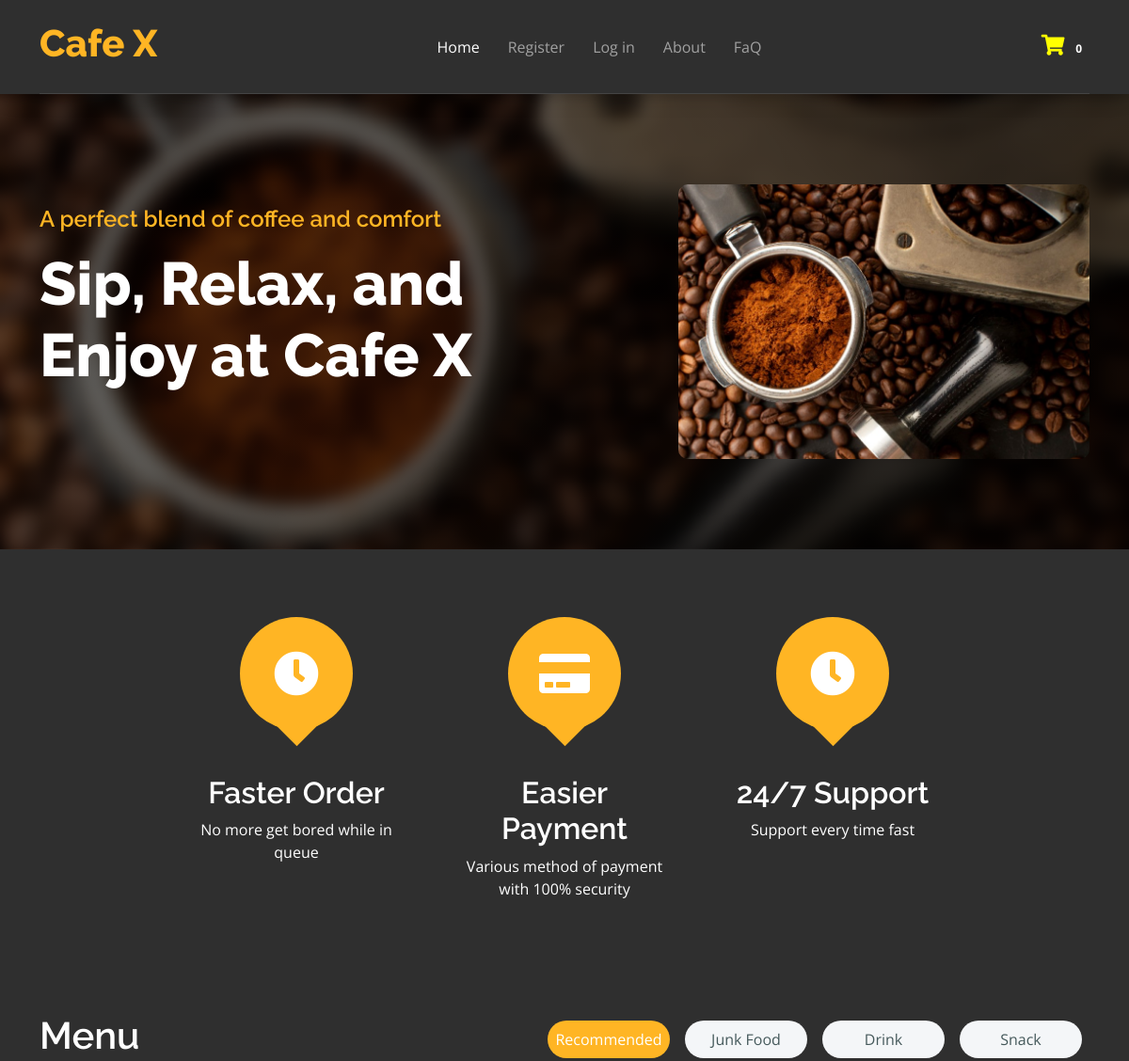
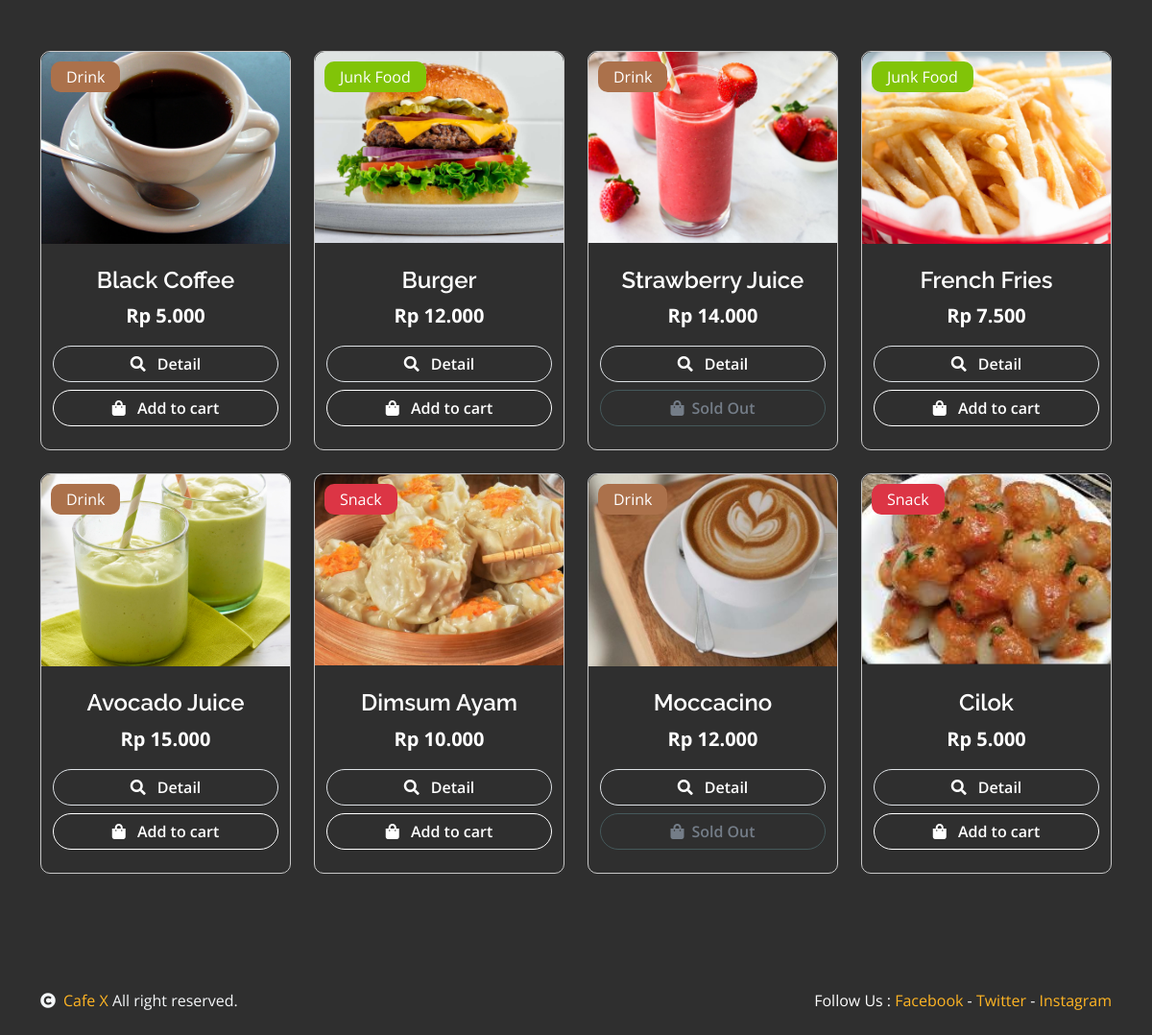
The page / on the database its author committed (2 pictures, top to bottom).
### tables this page shows
CREATE TABLE `produk` (
  `id` int(11) NOT NULL,
  `nama` varchar(128) NOT NULL,
  `kode` varchar(6) NOT NULL,
  `id_kategori` int(11) NOT NULL,
  `harga` int(6) NOT NULL,
  `stok` int(11) NOT NULL,
  `sold` int(11) NOT NULL,
  `image` varchar(256) DEFAULT NULL,
  `deskripsi` text DEFAULT NULL,
  `nama_kategori` varchar(255) DEFAULT NULL
);

CREATE TABLE `kategori` (
  `id` int(5) NOT NULL,
  `kategori` varchar(45) NOT NULL,
  `kode` varchar(2) NOT NULL
);

### application/controllers/Home.php (called while the page is built, shortened)
<?php
class Home extends CI_Controller{
    public function index(){
        $data = [
            'judul' => "Katalog Produk",
            'produk' => $this->ModelProduk->getProduk()->result(),
            'kategori' => $this->ModelProduk->getKategori()->result(),
            'produk_by_kategori' => array(
                'Makanan' => $this->ModelProduk->get_produk_by_kategori_id(1),
                'Minuman' => $this->ModelProduk->get_produk_by_kategori_id(2),
                'Snack' => $this->ModelProduk->get_produk_by_kategori_id(3)
            ),
        ];
        if ($this->session->userdata('email')) {
            $user = $this->ModelUser->cekData(['email' => $this->session->userdata('email')])->row_array();
            $data['user'] = $user['nama'];
            $this->load->view('templates/user/header-user', $data);
            $this->load->view('produk/katalog', $data);
            $this->load->view('templates/user/footer-user');
        } else {
            $data['user'] = 'Pengunjung';
            $this->load->view('templates/user/header-user', $data);
            $this->load->view('produk/katalog', $data);
            $this->load->view('templates/user/footer-user');
        }
    }
}
?>

### index.php (called while the page is built, shortened)
<?php
require_once BASEPATH.'core/CodeIgniter.php';

### application/models/ModelProduk.php (called while the page is built, shortened)
<?php
class ModelProduk extends CI_Model
{
    public function getProduk()
    {
        return $this->db->get('produk');
    }
    public function get_produk_by_kategori_id($id_kategori) {
        $this->db->select('*');
        $this->db->from('produk');
        $this->db->join('kategori', 'produk.id_kategori = kategori.id');
        $this->db->where('produk.id_kategori', $id_kategori);
        $this->db->order_by('produk.nama', 'ASC');
        $query = $this->db->get();
        return $query->result_array();
    }
    public function getKategori()
    {
        return $this->db->get('kategori');
    }
}

### application/helpers/cafe_helper.php (called while the page is built, shortened)
<?php
function uang($angka){
    $hasil_rupiah = "Rp " . number_format($angka,0,',','.');
    return $hasil_rupiah;
}

### application/views/produk/katalog.php (the view, shortened to what this page needs)
<body class="bg-dark-custom">
    <div class="container-fluid py-5 hero-header">
        <div class="container py-5">
            <div class="row g-5 align-items-center">
                <div class="col-md-12 col-lg-7">
                    <h4 class="mb-3 text-secondary">A perfect blend of coffee and comfort</h4>
                    <h1 class="mb-5 display-3 text-title">Sip, Relax, and Enjoy at Cafe X</h1>
                </div>
                <div class="col-md-12 col-lg-5">
                    <div id="carouselId" class="carousel slide position-relative" data-bs-ride="carousel">
                        <div class="carousel-inner" role="listbox">
                            <div class="carousel-item active rounded">
                                <img src="<?= base_url('assets/'); ?>customer/img/KOPI.jpg"
                                    class="img-fluid w-100 h-100 bg-secondary rounded" alt="First slide">
                            </div>
                        </div>
                    </div>
                </div>
            </div>
        </div>
    </div>
    <div class="container-fluid featurs">
        <div class="container py-5">
            <div class="row g-4 justify-content-center">
                <div class="col-md-6 col-lg-3">
                    <div class="featurs-item text-center rounded p-4">
                        <div class="featurs-icon btn-square rounded-circle bg-secondary mb-5 mx-auto">
                            <i class="fas fa-clock fa-3x text-white"></i>
                        </div>
                        <div class="featurs-content text-center">
                            <h2 class="text-white">Faster Order</h2>
                            <p class="mb-0">No more get bored while in queue</p>
                        </div>
                    </div>
                </div>
                <div class="col-md-6 col-lg-3">
                    <div class="featurs-item text-center rounded p-4">
                        <div class="featurs-icon btn-square rounded-circle bg-secondary mb-5 mx-auto">
                            <i class="fas fa-credit-card fa-3x text-white"></i>
                        </div>
                        <div class="featurs-content text-center">
                            <h2 class="text-white">Easier Payment</h2>
                            <p class="mb-0">Various method of payment with 100% security</p>
                        </div>
                    </div>
                </div>
                <div class="col-md-6 col-lg-3">
                    <div class="featurs-item text-center rounded p-4">
                        <div class="featurs-icon btn-square rounded-circle bg-secondary mb-5 mx-auto">
                            <i class="fa fa-clock fa-3x text-white"></i>
                        </div>
                        <div class="featurs-content text-center">
                            <h2 class="text-white">24/7 Support</h2>
                            <p class="mb-0">Support every time fast</p>
                        </div>
                    </div>
                </div>
            </div>
        </div>
    </div>
    <div class="container-fluid fruite pb-5 pt-0">
        <div class="container py-5">
            <div class="tab-class text-center">
                <div class="row g-4">
                    <div class="col-lg-4 text-start">
                        <h1 class="text-white">Menu</h1>
                    </div>
                    <div class="col-lg-8 text-end">
                        <ul class="nav nav-pills d-inline-flex text-center mb-5">
                            <li class="nav-item">
                                <a class="d-flex m-2 py-2 bg-light rounded-pill active" data-toggle="pill"
                                    href="#tab-1">
                                    <span class="text-dark" style="width: 130px;">Recommended</span>
                                </a>
                            </li>
                            <li class="nav-item">
                                <a class="d-flex py-2 m-2 bg-light rounded-pill" data-toggle="pill" href="#tab-2">
                                    <span class="text-dark" style="width: 130px;">Junk Food</span>
                                </a>
                            </li>
                            <li class="nav-item">
                                <a class="d-flex m-2 py-2 bg-light rounded-pill" data-toggle="pill" href="#tab-3">
                                    <span class="text-dark" style="width: 130px;">Drink</span>
                                </a>
                            </li>
                            <li class="nav-item">
                                <a class="d-flex m-2 py-2 bg-light rounded-pill" data-toggle="pill" href="#tab-4">
                                    <span class="text-dark" style="width: 130px;">Snack</span>
                                </a>
                            </li>
                    </div>
                </div>
                <div class="tab-content">
                    <div id="tab-1" class="tab-pane fade show active">
                        <div class="row g-4">
                            <div class="col-lg-12">
                                <div class="row g-4">
                                    <?php
                                    $i = 0;
                                    foreach ($produk as $p) {
                                        if ($i == 8)
                                            break;
                                        ?>
                                        <?php $i++; ?>
                                        <div class="col-md-6 col-lg-4 col-xl-3 ">
                                            <div class="rounded position-relative fruite-item border-dark-custom"
                                                data-kategori="<?= $p->id_kategori; ?>">
                                                <div class="fruite-img" style="height: 200px;">
                                                    <img src="<?php echo base_url(); ?>assets/img/upload/<?= $p->image; ?>"
                                                        class="img-fluid w-100 rounded-top" alt="" style="scale: 130%;">
                                                </div>
                                                <div class="" style="top: 10px; left: 10px;">
                                                    <?php
                                                    $nama_kategori = 'Unknown';
                                                    foreach ($kategori as $k) {
                                                        if ($k->id == $p->id_kategori) {
                                                            $nama_kategori = $k->kategori;
                                                            break;
                                                        }
                                                    }
                                                    ?>
                                                    <div>
                                                        <?php
                                                        if ($k->id == 1) {
                                                            echo "<div class='text-white bg-primary px-3 py-1 rounded position-absolute' style='top: 10px; left: 10px;'>$nama_kategori</div>";
                                                        } elseif ($k->id == 2) {
                                                            echo "<div class='text-white bg-drink px-3 py-1 rounded position-absolute' style='top: 10px; left: 10px;'>$nama_kategori</div>";
                                                        } elseif ($k->id == 3) {
                                                            echo "<div class='text-white bg-danger px-3 py-1 rounded position-absolute' style='top: 10px; left: 10px;'>$nama_kategori</div>";
                                                        } else {
                                                            null;
                                                        }
                                                        ?>
                                                    </div>
                                                </div>
                                                <div class="p-4  rounded-bottom">
                                                    <h4 class="text-white">
                                                        <?= $p->nama; ?>
                                                    </h4>
                                                    <div class="d-flex justify-content-between flex-lg-wrap row">
                                                        <p class="text-gray fs-5 fw-bold mb-3">
                                                            <?= uang($p->harga) ?>
                                                        </p>
                                                        <a href="<?= base_url('home/detailProduk/' . $p->id); ?>"
                                                            class="btn border border-white-custom rounded-pill px-3 mb-2">
                                                            <i class="fa fa-search me-2"></i> Detail</a>
                                                        <a>
                                                            <?php if ($p->stok < 1) {
                                                                echo "<a class='btn border col-12 border-dark rounded-pill px-3 sold-out-button' style='cursor: none;'><i class='fa fa-shopping-bag me-2'></i>Sold Out</a>";
                                                            } else {
                                                                echo "<a class='btn col-12 border-white-custom rounded-pill px-3 add-to-cart-btn' href='" . base_url('pesanan/tambahPesanan/' . $p->id) . "'><i class='fa fa-shopping-bag me-2'></i> Add to cart</a>";
                                                            }
                                                            ?>
                                                        </a>
                                                    </div>
                                                </div>
                                            </div>
                                        </div>
                                    <?php } ?>
                                </div>
                            </div>
                        </div>
                    </div>
                </div>
            </div>
        </div>
    </div>

### rows shown on the page
produk: image (picture), id_kategori.kategori "Drink", nama "Black Coffee", harga "Rp 5.000"
produk: image (picture), id_kategori.kategori "Junk Food", nama "Burger", harga "Rp 12.000"
produk: image (picture), id_kategori.kategori "Drink", nama "Strawberry Juice", harga "Rp 14.000", stok 0 (drawn)
produk: image (picture), id_kategori.kategori "Junk Food", nama "French Fries", harga "Rp 7.500"
produk: image (picture), id_kategori.kategori "Drink", nama "Avocado Juice", harga "Rp 15.000"
produk: image (picture), id_kategori.kategori "Snack", nama "Dimsum Ayam", harga "Rp 10.000"
produk: image (picture), id_kategori.kategori "Drink", nama "Moccacino", harga "Rp 12.000", stok 0 (drawn)
produk: image (picture), id_kategori.kategori "Snack", nama "Cilok", harga "Rp 5.000"
